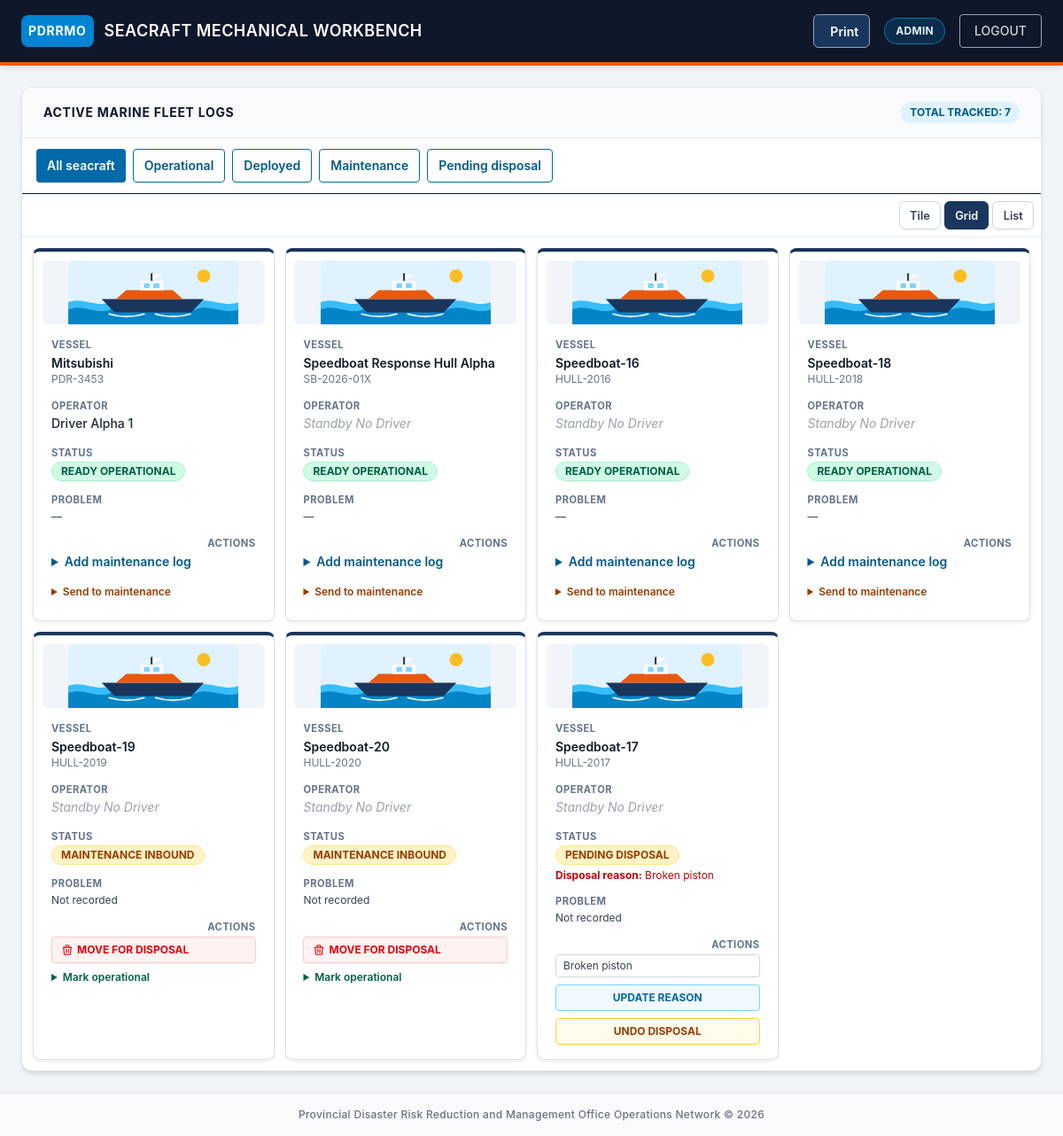
Screenshot of /maritime/ (signed in) with the database file from the repository.
### fleet/models.py (models this page shows, shortened)
class Vehicle(models.Model):
    DEPLOYMENT_PURPOSE_CHOICES = [
        ('EMERGENCY_RESPONSE', 'Emergency response'),
        ('MEDICAL_TRANSPORT', 'Medical transport'),
        ('RESCUE_OPERATION', 'Rescue operation'),
        ('OFFICIAL_BUSINESS', 'Official business'),
        ('LOGISTICS_SUPPORT', 'Logistics support'),
        ('OTHER', 'Other'),
    ]
    STATUS_CHOICES = [
        ('OPERATIONAL', 'Operational'),
        ('MAINTENANCE', 'Maintenance'),
        ('DEPLOYED', 'Deployed'),
    ]
    model_name = models.CharField(max_length=100)
    plate_number = models.CharField(max_length=50, unique=True)
    vehicle_type = models.ForeignKey(VehicleType, on_delete=models.CASCADE)
    status = models.CharField(
        max_length=50,
        choices=STATUS_CHOICES,
        default='OPERATIONAL'
    )
    maintenance_problem = models.CharField(max_length=1000, blank=True)
    assigned_driver = models.ForeignKey(
        Driver,
        on_delete=models.SET_NULL,
        null=True,
        blank=True,
        related_name='vehicles'
    )
    deployment_purpose = models.CharField(
        max_length=30,
        choices=DEPLOYMENT_PURPOSE_CHOICES,
        blank=True,
    )
    deployment_destination = models.CharField(max_length=255, blank=True)

class Driver(models.Model):
    user = models.OneToOneField(
        User,
        on_delete=models.SET_NULL,
        null=True,
        blank=True,
        related_name='driver_profile',
    )
    name = models.CharField(max_length=100, unique=True)
    license_number = models.CharField(max_length=50, blank=True, null=True)
    phone_number = models.CharField(max_length=20, blank=True, null=True)
    is_active = models.BooleanField(default=True)

### fleet/views.py (the view, shortened to what this page needs)
# urls.py: path('maritime/', views.seacraft_dashboard, name='seacraft_dashboard'),
@login_required
def seacraft_dashboard(request):
    user = request.user
    username_lower = user.username.lower()
    user_group_names = list(user.groups.values_list('name', flat=True))
    is_authorized = check_user_role(
        user,
        'Maritime_Tech',
        ['maritime', 'sea', 'craft', 'tech', 'dispatch']
    )
    if not is_authorized:
        messages.error(request, "Access restricted to authorized Maritime Operators.")
        return redirect('dashboard_portal:homepage')
    vehicles = Vehicle.objects.filter(
        vehicle_type__name__iexact='MARINE'
    ).exclude(
        status__in=['ARCHIVED', 'DISPOSED']
    ).select_related(
        'vehicle_type', 'assigned_driver'
    ).prefetch_related(
        Prefetch(
            'maintenance_logs',
            queryset=MaintenanceLog.objects.select_related('logged_by').order_by('-logged_at')[:5],
            to_attr='recent_maintenance_logs',
        )
    ).order_by(
        Case(
            When(status='OPERATIONAL', then=Value(1)),
            When(status='DEPLOYED', then=Value(2)),
            When(status='MAINTENANCE', then=Value(3)),
            When(status='PENDING_DISPOSAL', then=Value(4)),
            default=Value(5),
            output_field=IntegerField(),
        ),
        'model_name'
    )
    vehicles = add_disposal_reasons(vehicles)
    return render(request, 'fleet/seacraft_dashboard.html', {'vehicles': vehicles})

### fleet/templates/fleet/seacraft_dashboard.html (shortened to what this page needs)
{% load static %}
<!DOCTYPE html>
<html lang="en">
<head>
    <script src="https://cdn.jsdelivr.net/npm/@tailwindcss/browser@4"></script>
    <link rel="stylesheet" href="{% static 'fleet/css/asset_grid.css' %}">
    <link rel="stylesheet" href="{% static 'fleet/css/dashboard_views.css' %}">
    <link rel="stylesheet" href="{% static 'fleet/css/dashboard_print.css' %}">
    <link rel="stylesheet" href="{% static 'fleet/css/dashboard_theme.css' %}">
</head>
<body class="dashboard-shell bg-gray-100 font-sans min-h-screen flex flex-col justify-between">
    <header class="bg-[#0f172a] text-white px-6 py-4 flex justify-between items-center shadow-md">
        <div class="flex items-center space-x-3">
            <div class="bg-sky-600 p-2 rounded-lg text-white font-bold text-sm tracking-wider">
                PDRRMO
            </div>
            <h1 class="text-lg font-semibold uppercase tracking-wide">Seacraft Mechanical Workbench</h1>
        </div>
        <div class="flex items-center space-x-4">
            <button type="button" class="dashboard-print-trigger">
                 Print
            </button>
            {% if user.is_authenticated %}
                <div class="px-3 py-1.5 rounded-full bg-sky-600/20 text-sky-100 text-xs font-bold uppercase tracking-wide border border-sky-400/50">
                    {{ user.username }}
                </div>
            {% endif %}
            <form action="{% url 'dashboard_portal:custom_user_logout' %}" method="post" class="m-0">
                <button type="submit" class="border border-gray-400 hover:border-red-500 hover:bg-red-600/10 hover:text-red-500 text-gray-300 px-4 py-2 rounded transition text-sm font-medium uppercase cursor-pointer">
                    Logout
                </button>
            </form>
        </div>
    </header>
    <main class="flex-grow p-6 max-w-7xl w-full mx-auto space-y-4">
        <div class="bg-white rounded-xl shadow-md overflow-hidden border border-gray-200">
            <div class="px-6 py-4 bg-gray-50 border-b border-gray-200 flex justify-between items-center">
                <h2 class="font-bold text-gray-800 uppercase tracking-wider text-sm">Active Marine Fleet Logs</h2>
                <span class="bg-sky-100 text-sky-800 text-xs font-bold px-2.5 py-1 rounded-full uppercase">
                    Total Tracked: {{ vehicles.count }}
                </span>
            </div>
            <div class="px-4 py-3 border-b flex flex-wrap gap-2" role="group" aria-label="Filter seacraft fleet by status">
                <button type="button" class="rounded bg-sky-700 text-white px-3 py-2 text-sm font-semibold" data-fleet-filter="ALL">All seacraft</button>
                <button type="button" class="rounded border border-sky-700 text-sky-800 px-3 py-2 text-sm font-semibold" data-fleet-filter="OPERATIONAL">Operational</button>
                <button type="button" class="rounded border border-sky-700 text-sky-800 px-3 py-2 text-sm font-semibold" data-fleet-filter="DEPLOYED">Deployed</button>
                <button type="button" class="rounded border border-sky-700 text-sky-800 px-3 py-2 text-sm font-semibold" data-fleet-filter="MAINTENANCE">Maintenance</button>
                <button type="button" class="rounded border border-sky-700 text-sky-800 px-3 py-2 text-sm font-semibold" data-fleet-filter="PENDING_DISPOSAL">Pending disposal</button>
            </div>
            <div class="overflow-x-auto dashboard-view-list" data-view-list="marine-work-orders" data-view-type="table" data-view-default="grid">
                <table class="w-full text-left border-collapse text-sm asset-grid-table asset-grid-table--sea fleet-maintenance-table">
                    <tbody class="divide-y divide-gray-200 text-gray-700">
                        {% for craft in vehicles %}
                            <tr class="hover:bg-gray-50/70 transition" data-fleet-status="{{ craft.status }}">
                                <td class="px-3 py-2 font-semibold text-gray-900">
                                    {{ craft.model_name }}
                                    <div class="text-xs font-normal text-gray-500">{{ craft.plate_number }}</div>
                                </td>
                                <td class="px-3 py-2">
                                    {% if craft.assigned_driver %}
                                        <span class="text-gray-800 font-medium">{{ craft.assigned_driver.name }}</span>
                                    {% else %}
                                        <span class="text-gray-400 italic font-normal">Standby No Driver</span>
                                    {% endif %}
                                </td>
                                <td class="px-3 py-2">
                                    {% if craft.status == 'MAINTENANCE' %}
                                        <span class="inline-flex items-center px-2.5 py-0.5 rounded-full text-xs font-bold bg-amber-100 text-amber-800 uppercase border border-amber-200">
                                            Maintenance Inbound
                                        </span>
                                    {% elif craft.status == 'OPERATIONAL' %}
                                        <span class="inline-flex items-center px-2.5 py-0.5 rounded-full text-xs font-bold bg-emerald-100 text-emerald-800 uppercase border border-emerald-200">
                                            Ready Operational
                                        </span>
                                    {% elif craft.status == 'PENDING_DISPOSAL' %}
                                        <span class="inline-flex items-center px-2.5 py-0.5 rounded-full text-xs font-bold bg-amber-100 text-amber-800 uppercase border border-amber-200">
                                            Pending Disposal
                                        </span>
                                        <div class="mt-1 text-xs text-red-700">
                                            <strong>Disposal reason:</strong>
                                            {{ craft.disposal_reason|default:"No reason recorded." }}
                                        </div>
                                    {% else %}
                                        <span class="inline-flex items-center px-2.5 py-0.5 rounded-full text-xs font-bold bg-blue-100 text-blue-800 uppercase border border-blue-200">
                                            {{ craft.status }}
                                        </span>
                                    {% endif %}
                                </td>
                                <td class="px-3 py-2 text-xs text-gray-700">
                                    {% if craft.status == 'MAINTENANCE' or craft.status == 'PENDING_DISPOSAL' %}
                                        {{ craft.maintenance_problem|default:"Not recorded" }}
                                    {% else %}—{% endif %}
                                </td>
                                <td class="px-3 py-2 text-right">
                                    <div class="dashboard-row-actions">
                                        {% if craft.status == 'MAINTENANCE' %}
                                            <form action="{% url 'dashboard_portal:seacraft_dashboard' %}" method="post" class="m-0" onsubmit="return captureDisposalRemarks(this);">
                                                <button type="submit" class="inline-flex items-center space-x-1 border border-red-200 bg-red-50 hover:bg-red-600 text-red-600 hover:text-white px-2.5 py-1.5 rounded text-xs font-bold uppercase transition shadow-xs cursor-pointer">
                                                    <svg class="w-3.5 h-3.5" fill="none" stroke="currentColor" stroke-width="2" viewBox="0 0 24 24">
                                                        <path stroke-linecap="round" stroke-linejoin="round" d="M19 7l-.867 12.142A2 2 0 0116.138 21H7.862a2 2 0 01-1.995-1.858L5 7m5 4v6m4-6v6m1-10V4a1 1 0 00-1-1h-4a1 1 0 00-1 1v3M4 7h16"/>
                                                    </svg>
                                                    <span>Move For Disposal</span>
                                                </button>
                                            </form>
                                        {% elif craft.status == 'PENDING_DISPOSAL' %}
                                            <form action="{% url 'dashboard_portal:seacraft_dashboard' %}" method="post" class="marine-disposal-update">
                                                <input
                                                    type="text"
                                                    name="disposal_remarks"
                                                    value="{{ craft.disposal_reason }}"
                                                    aria-label="Updated disposal reason for {{ craft.model_name }}"
                                                    placeholder="Enter disposal reason"
                                                    required
                                                    class="w-48 rounded border border-gray-300 px-2 py-1 text-xs"
                                                >
                                                <button type="submit" class="border border-sky-300 bg-sky-50 hover:bg-sky-600 hover:text-white text-sky-700 px-2.5 py-1.5 rounded text-xs font-bold uppercase transition">
                                                    Update Reason
                                                </button>
                                            </form>
                                            <form action="{% url 'dashboard_portal:seacraft_dashboard' %}" method="post" class="m-0" onsubmit="return confirm('Cancel the disposal request and return this vessel to maintenance?');">
                                                <button type="submit" class="border border-amber-300 bg-amber-50 hover:bg-amber-600 hover:text-white text-amber-800 px-2.5 py-1.5 rounded text-xs font-bold uppercase transition">
                                                    Undo Disposal
                                                </button>
                                            </form>
                                        {% endif %}
                                        {% if craft.status == 'OPERATIONAL' %}
                                            <details class="mb-2 text-left">
                                                <summary class="cursor-pointer text-sm font-semibold text-sky-800">Add maintenance log</summary>
                                            </details>
                                            <details class="mb-2 text-left">
                                                <summary class="cursor-pointer text-xs font-semibold text-amber-800">Send to maintenance</summary>
                                            </details>
                                        {% elif craft.status == 'MAINTENANCE' %}
                                            <details class="mb-2 text-left">
                                                <summary class="cursor-pointer text-xs font-semibold text-emerald-800">Mark operational</summary>
                                            </details>
                                        {% endif %}
                                    </div>
                                </td>
                            </tr>
                        {% empty %}
                            <tr>
                                <td colspan="5" class="px-6 py-12 text-center text-gray-400 font-medium italic">
                                    No maritime tracking vessels registered inside this sector map layer database.
                                </td>
                            </tr>
                        {% endfor %}
                    </tbody>
                </table>
            </div>
        </div>
    </main>
    <footer class="bg-gray-50 text-center py-4 border-t border-gray-200 text-xs text-gray-500 font-medium tracking-wide">
        Provincial Disaster Risk Reduction and Management Office Operations Network &copy; 2026
    </footer>
</body>
</html>

### rows the page displays
Vehicle: model_name "Mitsubishi", plate_number "PDR-3453", assigned_driver.name "Driver Alpha 1", status "READY OPERATIONAL"
Vehicle: model_name "Speedboat Response Hull Alpha", plate_number "SB-2026-01X", shows "Standby No Driver", status "READY OPERATIONAL"
Vehicle: model_name "Speedboat-16", plate_number "HULL-2016", shows "Standby No Driver", status "READY OPERATIONAL"
Vehicle: model_name "Speedboat-18", plate_number "HULL-2018", shows "Standby No Driver", status "READY OPERATIONAL"
Vehicle: model_name "Speedboat-19", plate_number "HULL-2019", shows "Standby No Driver", status "MAINTENANCE INBOUND", maintenance_problem "Not recorded"
Vehicle: model_name "Speedboat-20", plate_number "HULL-2020", shows "Standby No Driver", status "MAINTENANCE INBOUND", maintenance_problem "Not recorded"
Vehicle: model_name "Speedboat-17", plate_number "HULL-2017", shows "Standby No Driver", disposal_reason "Broken piston", maintenance_problem "Not recorded", disposal_remarks "Broken piston"

### other values shown
{{ user.username }} "ADMIN"
{{ vehicles.count }} "7"
